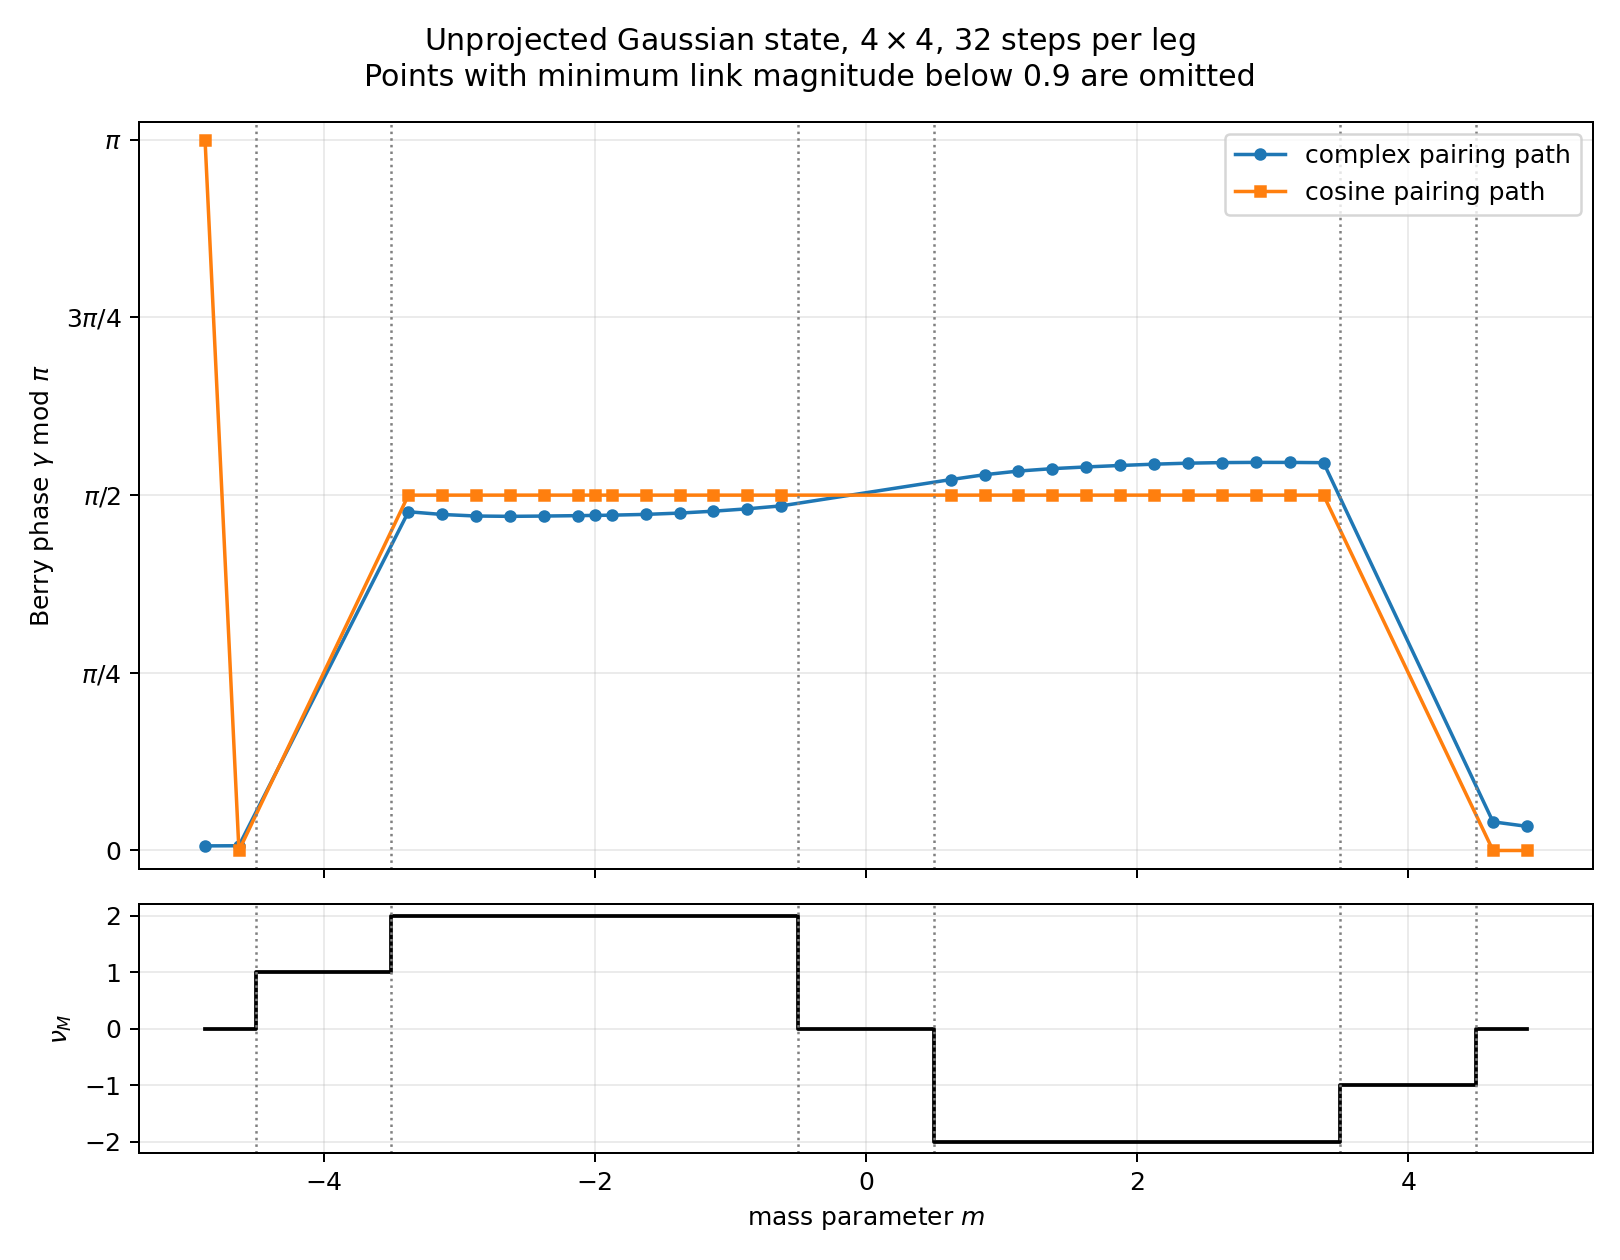

Recreate this plot in Python.
"""Quick unprojected-Gaussian test of Berry-phase changes across Chern transitions."""

from __future__ import annotations

import json
import math
from pathlib import Path
import sys

import matplotlib.pyplot as plt
import numpy as np

ROOT = Path(__file__).resolve().parents[1]
sys.path.insert(0, str(ROOT / "gaussian_checks"))
sys.path.insert(0, str(ROOT / "exact_gutzwiller"))
from complex_twist_berry_convergence import (
    appendix_b_overlap,
    positive_blocks,
    twist_loop,
)
from majorana_chern import occupied_chern
from model import ModelParameters, TwoOrbitalModel


BASE = dict(t=1.0, t1=1.0, delta_p=1.0, delta_s=0.5)


def compute_loop(lx: int, ly: int, steps: int, mass: float, pairing: str):
    params = ModelParameters(m=float(mass), **BASE)
    model = TwoOrbitalModel(lx, ly, params)
    blocks = [
        positive_blocks(model.bdg_hamiltonian(*point, pairing_twist=pairing))
        for point in twist_loop(steps)
    ]
    overlaps = [
        appendix_b_overlap(*blocks[index][:2], *blocks[(index + 1) % len(blocks)][:2])
        for index in range(len(blocks))
    ]
    total = math.fsum(float(np.angle(overlap)) for overlap in overlaps)
    return {
        "phase_mod_pi": float(total % np.pi),
        "minimum_link_magnitude": float(np.min(np.abs(overlaps))),
        "minimum_twist_gap": float(min(block[2] for block in blocks)),
    }


def main():
    lx = ly = 4
    steps = 32
    # A quarter-spacing grid shifted by 0.125 avoids all critical half-integer masses.
    masses = sorted(set(np.linspace(-4.875, 4.875, 40).tolist() + [-2.0]))
    rows = []
    for mass in masses:
        params = ModelParameters(m=float(mass), **BASE)
        occupied_c, zero_twist_gap = occupied_chern(params, grid=40)
        row = {
            "m": float(mass),
            # Sign convention: m=-2 is the manuscript's nu_M=2 phase.
            "nu_M": int(-round(occupied_c)),
            "occupied_bdg_chern": float(occupied_c),
            "zero_twist_gap": float(zero_twist_gap),
        }
        for pairing in ("complex", "cosine"):
            row[pairing] = compute_loop(lx, ly, steps, mass, pairing)
        rows.append(row)
        print(
            f"m={mass:+.3f} nu_M={row['nu_M']:+d} "
            f"complex={row['complex']['phase_mod_pi']:.9f} "
            f"cosine={row['cosine']['phase_mod_pi']:.9f} "
            f"gap={min(row[p]['minimum_twist_gap'] for p in ('complex', 'cosine')):.6f}",
            flush=True,
        )

    # Track the continuous branch modulo pi, then measure changes between the
    # nearest sampled gapped phases on opposite sides of every Chern jump.
    for pairing in ("complex", "cosine"):
        unwrapped = np.unwrap(
            [row[pairing]["phase_mod_pi"] for row in rows], period=np.pi
        )
        for row, value in zip(rows, unwrapped):
            row[pairing]["unwrapped_mod_pi_branch"] = float(value)

    jumps = []
    for left, right in zip(rows[:-1], rows[1:]):
        if left["nu_M"] == right["nu_M"]:
            continue
        jump = {
            "m_left": left["m"],
            "m_right": right["m"],
            "critical_m_midpoint": 0.5 * (left["m"] + right["m"]),
            "nu_left": left["nu_M"],
            "nu_right": right["nu_M"],
            "delta_nu": right["nu_M"] - left["nu_M"],
        }
        for pairing in ("complex", "cosine"):
            gamma_left = left[pairing]["unwrapped_mod_pi_branch"]
            gamma_right = right[pairing]["unwrapped_mod_pi_branch"]
            jump[f"{pairing}_left"] = gamma_left
            jump[f"{pairing}_right"] = gamma_right
            jump[f"{pairing}_delta"] = gamma_right - gamma_left
            jump[f"{pairing}_delta_over_pi"] = (gamma_right - gamma_left) / np.pi
        jumps.append(jump)

    output = Path(__file__).resolve().with_suffix(".json")
    payload = {
        "lattice": [lx, ly],
        "steps_per_leg": steps,
        "parameters": BASE,
        "method": "Appendix-B Gaussian overlaps; phases and changes are defined modulo pi",
        "nu_sign_convention": "nu_M=-occupied_BdG_Chern so that m=-2 has nu_M=2",
        "rows": rows,
        "chern_transition_jumps": jumps,
    }
    output.write_text(json.dumps(payload, indent=2) + "\n")

    fig, (ax, ax_nu) = plt.subplots(
        2, 1, figsize=(9, 7), sharex=True, gridspec_kw={"height_ratios": [3, 1]}
    )
    for pairing, marker in (("complex", "o"), ("cosine", "s")):
        reliable = [row for row in rows if row[pairing]["minimum_link_magnitude"] > 0.9]
        ax.plot(
            [row["m"] for row in reliable],
            [row[pairing]["phase_mod_pi"] for row in reliable],
            marker=marker,
            ms=4,
            lw=1.4,
            label=f"{pairing} pairing path",
        )
    ax.set_ylabel(r"Berry phase $\gamma$ mod $\pi$")
    ax.set_yticks([0, np.pi / 4, np.pi / 2, 3 * np.pi / 4, np.pi])
    ax.set_yticklabels(["0", r"$\pi/4$", r"$\pi/2$", r"$3\pi/4$", r"$\pi$"])
    ax.set_ylim(-0.08, np.pi + 0.08)
    ax.grid(alpha=0.25)
    ax.legend()

    ax_nu.step(masses, [row["nu_M"] for row in rows], where="mid", color="black")
    ax_nu.set_ylabel(r"$\nu_M$")
    ax_nu.set_xlabel(r"mass parameter $m$")
    ax_nu.set_yticks(sorted(set(row["nu_M"] for row in rows)))
    ax_nu.grid(alpha=0.25)
    for jump in jumps:
        for axis in (ax, ax_nu):
            axis.axvline(jump["critical_m_midpoint"], color="gray", ls=":", lw=1)
    fig.suptitle(
        r"Unprojected Gaussian state, $4\times4$, 32 steps per leg"
        "\nPoints with minimum link magnitude below 0.9 are omitted"
    )
    fig.tight_layout()
    figure = Path(__file__).resolve().with_suffix(".png")
    fig.savefig(figure, dpi=180)
    plt.close(fig)

    print("\nChanges between nearest samples across Chern transitions:")
    for jump in jumps:
        print(
            f"m={jump['m_left']:+.3f}->{jump['m_right']:+.3f}, "
            f"Delta_nu={jump['delta_nu']:+d}, "
            f"Delta_complex/pi={jump['complex_delta_over_pi']:+.9f}, "
            f"Delta_cosine/pi={jump['cosine_delta_over_pi']:+.9f}"
        )
    print(f"Saved {output}")
    print(f"Saved {figure}")


if __name__ == "__main__":
    main()
